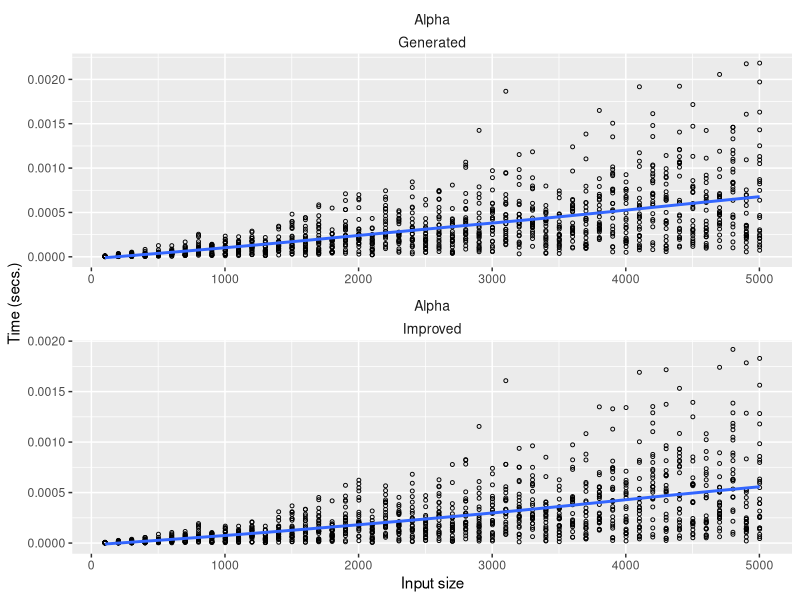
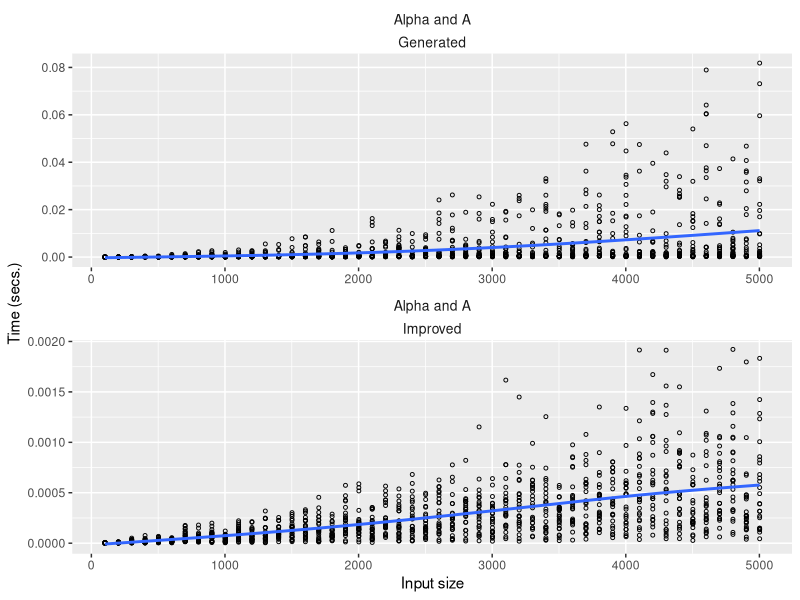
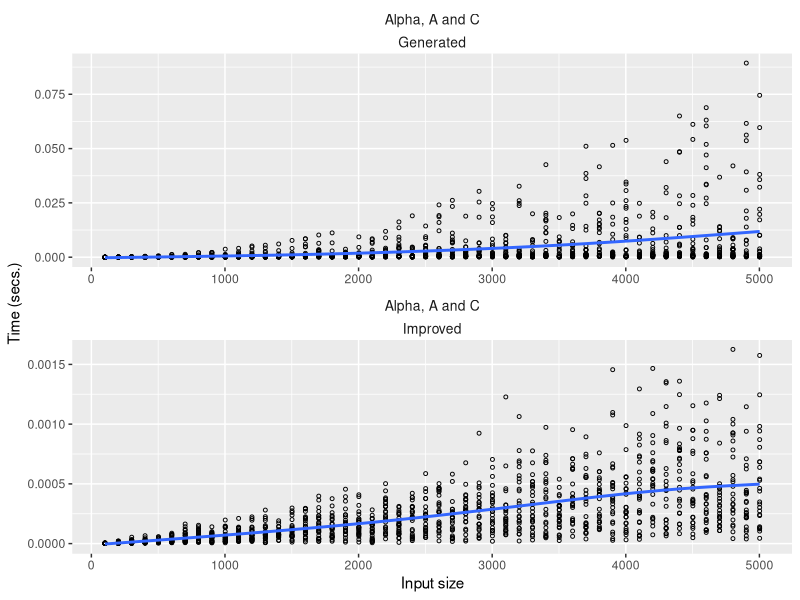
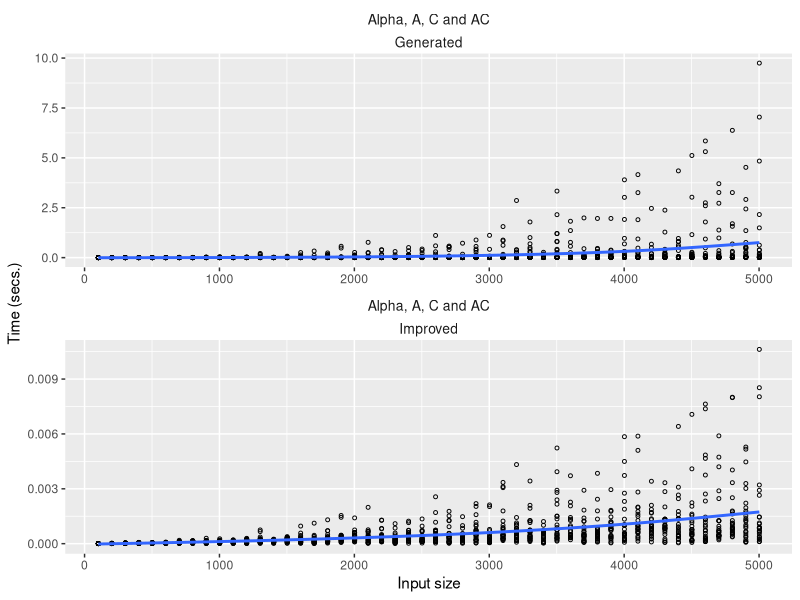

Write the R code that produced these figures, in order.
library(ggplot2)
library(dplyr)


experiments <- read.csv("results.csv")

alpha <- filter(experiments, set == "Alpha")
alpha_A <- filter(experiments, set == "Alpha and A")
alpha_A_C <- filter(experiments, set == "Alpha, A and C")
alpha_A_C_AC <- filter(experiments, set == "Alpha, A, C and AC")

point_style = geom_point(size = 1,  shape=21)
plot_theme = theme(strip.text.x = element_text(size=10, margin = margin(.1, 0, .1, 0, "cm")),
                   strip.text.y = element_text(size=10), 
                   strip.background = element_rect(colour="white", fill="#FFFFFF"))
plot_wrap = facet_wrap(set ~ algorithm, scales = "free", nrow = 6)
plot_stat = stat_smooth(method = "auto", se = FALSE)
x_label = xlab ("Input size")
y_label = ylab("Time (secs.)")


alpha_plot = ggplot(alpha, aes(x = size, y = time)) + point_style +
             plot_theme + plot_wrap + plot_stat + x_label + y_label
alpha_A_plot = ggplot(alpha_A, aes(x = size, y = time)) + point_style +
  plot_theme + plot_wrap + plot_stat + x_label + y_label
alpha_A_C_plot = ggplot(alpha_A_C, aes(x = size, y = time)) + point_style +
  plot_theme + plot_wrap + plot_stat + x_label + y_label
alpha_A_C_AC_plot = ggplot(alpha_A_C_AC, aes(x = size, y = time)) + point_style +
  plot_theme + plot_wrap + plot_stat + x_label + y_label

alpha_plot
alpha_A_plot
alpha_A_C_plot
alpha_A_C_AC_plot


